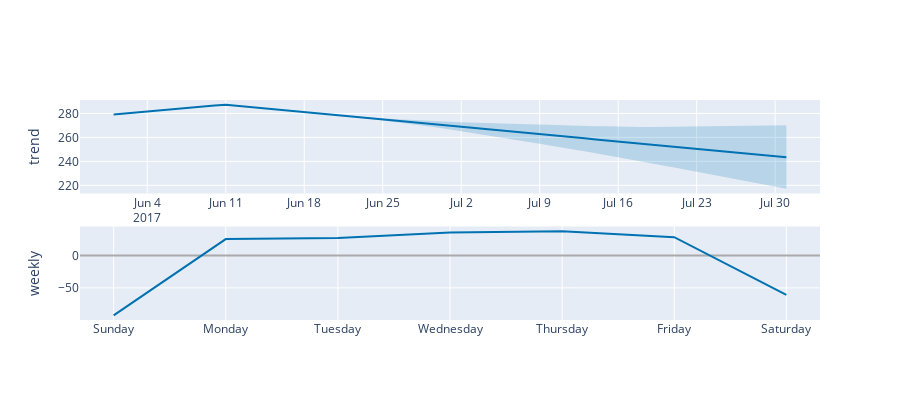

The code cell stored with this chart in its notebook:
### Code cell
plot_components_plotly(model, forecast)
